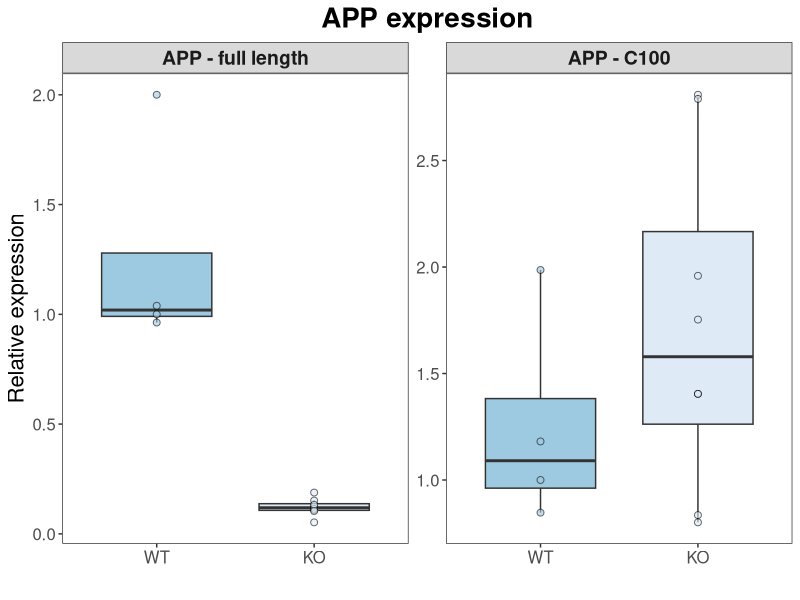

Generate this figure with R:
# Load libraries ----------------------------------------------------------

library(tidyverse)
library(here)
library(rstatix)
library(ggpubr)

# Load data ---------------------------------------------------------------

qPCR_data <-
  read_tsv(
    here::here("results", "qPCR", "qPCR_reformatted.txt"), show_col_types = F)

# Functions ---------------------------------------------------------------

plot_qPCR <- function(data) {
    
    plot <- 
      data %>%
      ggplot(aes(x = factor(Genotype, levels = c("WT", "KO")), y = `Relative expression`, fill = Genotype)) +
      geom_boxplot(show.legend = FALSE, 
                   outlier.shape = NA,
                   na.rm = TRUE,
                   width = 0.7) +
      geom_point(show.legend = FALSE,
                 na.rm = TRUE,
                 size = 2,
                 alpha = 0.6,
                 shape = 21) +
      facet_wrap(vars(factor(Isoform, levels = c("APP - full length", "APP - C100"))), scales = "free_y") +
      labs(
        title = "APP expression", 
        x = "",
        y = "Relative expression") +
      scale_fill_brewer(palette = "Blues") +
      scale_colour_brewer(palette = "Blues") +
      theme_bw() +
      theme(
        axis.title = element_text(size = 16),
        plot.title = element_text(face = "bold", size = 20, hjust = 0.5),
        strip.text = element_text(size = 14, face = "bold"),
        axis.text = element_text(size = 12),
        panel.grid.major = element_blank(), 
        panel.grid.minor = element_blank()
      )
  
  return(plot)
}

# Main --------------------------------------------------------------------

# Create plots including multiple treatments
plot <- plot_qPCR(
  data = qPCR_data
)


# Save data ---------------------------------------------------------------

ggsave(plot = plot, 
       filename = "05_qPCR_plot.svg", 
       path = here::here("results", "plots"), 
       width = 5, 
       height = 4, 
       dpi = 600, 
       bg = "white"
)
